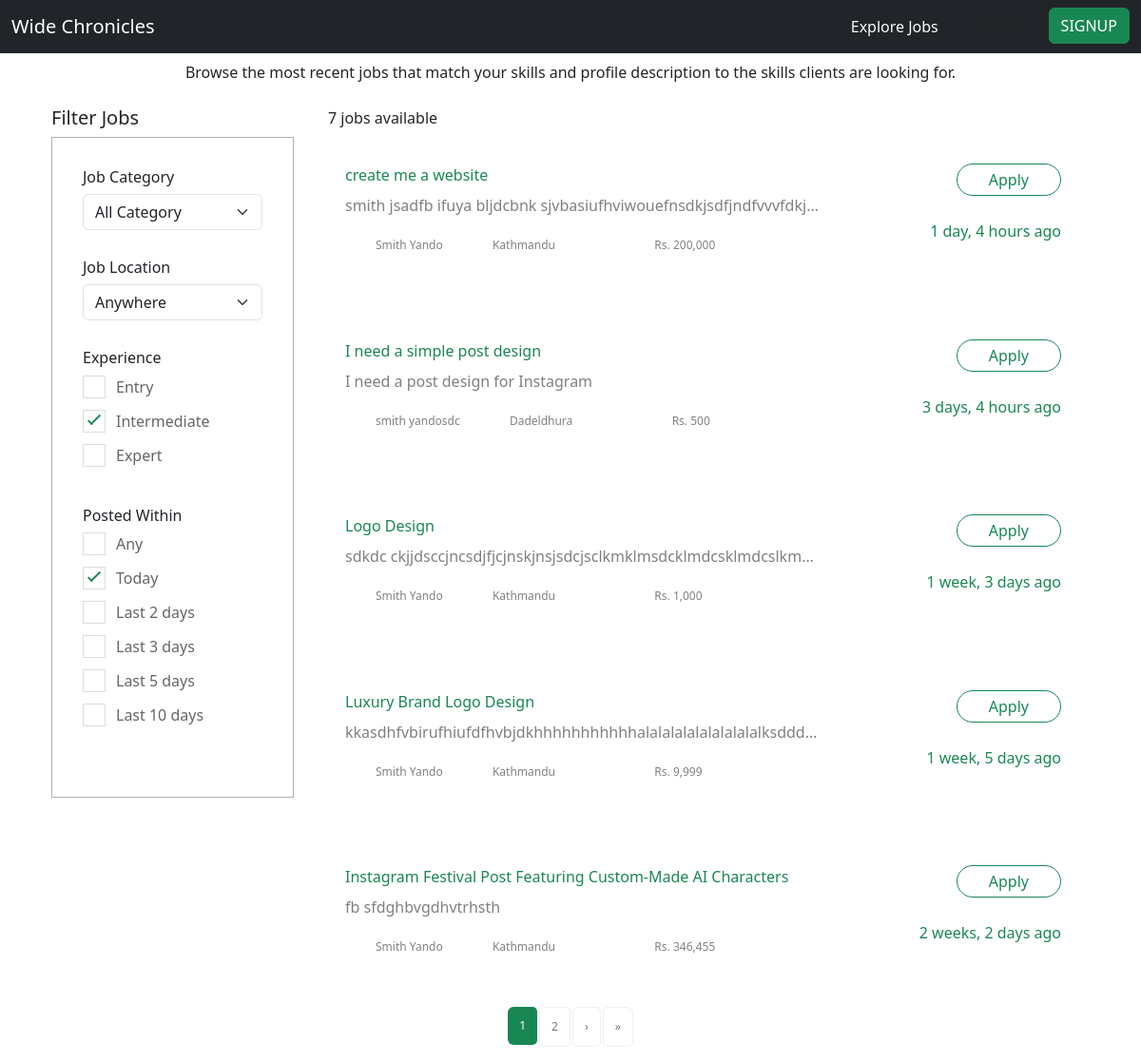
Before: /find-work/ with the older database file.
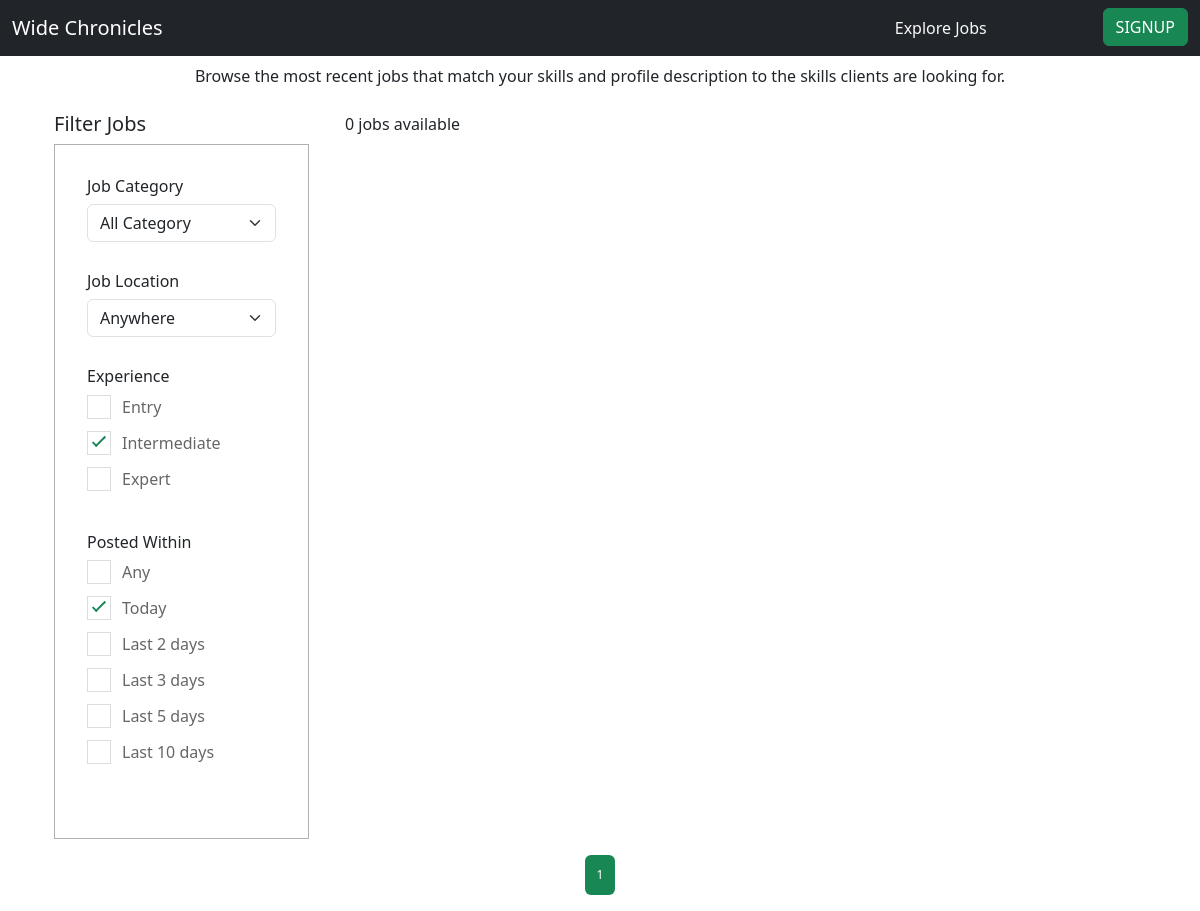
After: the same page with the newer database file.
### jobs/models.py (models this page shows, shortened)
class Job(models.Model):
    buyer = models.ForeignKey(Buyer, on_delete=models.CASCADE)
    title = models.CharField(max_length=200)
    budget = models.IntegerField()
    description = models.TextField()
    requirement = models.CharField(max_length=1000)
    timestamp = models.DateTimeField(auto_now_add=True)
    code = models.CharField(max_length=10, unique=True, blank=True)

class Buyer(models.Model):
    LOCATION_CHOICES = [
        ("Achham", "Achham"),
        ("Arghakhanchi", "Arghakhanchi"),
        ("Baglung", "Baglung"),
        ("Baitadi", "Baitadi"),
        ("Bajhang", "Bajhang"),
        ("Bajura", "Bajura"),
        ("Banke", "Banke"),
        ("Bara", "Bara"),
        ("Bardiya", "Bardiya"),
        ("Bhaktapur", "Bhaktapur"),
        ("Bhojpur", "Bhojpur"),
        ("Chitwan", "Chitwan"),
        ("Dadeldhura", "Dadeldhura"),
        ("Dailekh", "Dailekh"),
        ("Dang", "Dang"),
        ("Darchula", "Darchula"),
        ("Dhading", "Dhading"),
        ("Dhankuta", "Dhankuta"),
        ("Dhanusha", "Dhanusha"),
        ("Dolakha", "Dolakha"),
        ("Dolpa", "Dolpa"),
        ("Doti", "Doti"),
        ("Eastern Rukum", "Eastern Rukum"),
        ("Gorkha", "Gorkha"),
        ("Gulmi", "Gulmi"),
        ("Humla", "Humla"),
        ("Ilam", "Ilam"),
        ("Jajarkot", "Jajarkot"),
        ("Jhapa", "Jhapa"),
        ("Jumla", "Jumla"),
        ("Kailali", "Kailali"),
        ("Kalikot", "Kalikot"),
        ("Kanchanpur", "Kanchanpur"),
        ("Kapilvastu", "Kapilvastu"),
        ("Kaski", "Kaski"),
        ("Kathmandu", "Kathmandu"),
        ("Kavrepalanchok", "Kavrepalanchok"),
        ("Khotang", "Khotang"),
        ("Lalitpur", "Lalitpur"),
        ("Lamjung", "Lamjung"),
        ("Mahottari", "Mahottari"),
        ("Makwanpur", "Makwanpur"),
        ("Manang", "Manang"),
        ("Morang", "Morang"),
        ("Mugu", "Mugu"),
        ("Mustang", "Mustang"),
        ("Myagdi", "Myagdi"),
        ("Nawalpur", "Nawalpur"),
        ("Nuwakot", "Nuwakot"),
        ("Okhaldhunga", "Okhaldhunga"),
        ("Palpa", "Palpa"),
        ("Panchthar", "Panchthar"),
        ("Parbat", "Parbat"),
        ("Parsa", "Parsa"),
        ("Pyuthan", "Pyuthan"),
        ("Ramechhap", "Ramechhap"),
        ("Rasuwa", "Rasuwa"),
        ("Rautahat", "Rautahat"),
        ("Rolpa", "Rolpa"),
        ("Rupandehi", "Rupandehi"),
        ("Salyan", "Salyan"),
        ("Sankhuwasabha", "Sankhuwasabha"),
        ("Saptari", "Saptari"),
        ("Sarlahi", "Sarlahi"),
        ("Sindhuli", "Sindhuli"),
        ("Sindhupalchok", "Sindhupalchok"),
        ("Siraha", "Siraha"),
        ("Solukhumbu", "Solukhumbu"),
        ("Sunsari", "Sunsari"),
        ("Surkhet", "Surkhet"),
        ("Syangja", "Syangja"),
        ("Tanahun", "Tanahun"),
        ("Taplejung", "Taplejung"),
        ("Tehrathum", "Tehrathum"),
        ("Udayapur", "Udayapur"),
        ("Western Rukum", "Western Rukum"),
    ]
    owner = models.OneToOneField(User, on_delete=models.CASCADE)
    name = models.CharField(max_length=50)
    profile_pic = models.ImageField(upload_to="profile/", blank= True)
    bio = models.TextField(blank=True)
    location = models.CharField(choices=LOCATION_CHOICES, max_length=100)

### jobs/views.py (the view)
# urls.py: path('find-work/',JobListView.as_view(), name='job-list'),
class JobListView(ListView):
    model = Job
    template_name = 'jobs/job_list.html'
    context_object_name = 'jobs'
    paginate_by = 5
    def get_context_data(self, **kwargs):
        context = super().get_context_data(**kwargs)
        query = self.request.GET.get('q')
        if query:
            job_queryset = Job.objects.filter(title__icontains=query)
        else:
            job_queryset = Job.objects.all()
        context = super().get_context_data(**kwargs)
        context['speciality_choices'] = Seller.SPECIALITY_CHOICES
        context['location_choices'] = Buyer.LOCATION_CHOICES
        context['total_jobs_count'] = job_queryset.count()
        return context
    def get_queryset(self):
        query = self.request.GET.get('q')
        location = self.request.GET.get('location')
        queryset = Job.objects.all()
        if query:
            return Job.objects.filter(title__icontains=query)
        if location:
            queryset = queryset.filter(buyer__location=location)
        return queryset.order_by('-timestamp')

### jobs/templates/jobs/job_list.html (shortened to what this page needs)
{% extends 'jobs/_base.html' %}
{% load humanize %}
{% block content%}
{% load icon %}
    <div class="row text-center pb-4 pt-2">
        <div>Browse the most recent jobs that match your skills and profile description to the skills clients are looking for.</div>
    </div>
    <div class="job-listing-area pt-120 pb-120">
        <div class="container">
            <div class="row">
                <div class="col-xl-3 col-lg-3 col-md-4">
                    <div class="row">
                        <div class="col-12">
                                <h5>Filter Jobs</h5>
                        </div>
                    </div>
                    <div class="job-category-listing mb-3">
                        <div class="single-listing">
                                 <h6>Job Category</h6>
                            <div class="select-job-items2">
                                <select name="select" class="form-select">
                                    <option value="">All Category</option>
                                </select>
                            </div>
                        </div>
                        <div class="single-listing">
                            <div class="small-section-tittle2">
                                <h6>Job Location</h6>
                            </div>
                            <div class="select-job-items2">
                                <form method="GET" action="{% url 'job-list' %}">
                                    <select name="location" class="form-select" onchange="this.form.submit()">
                                        <option value="">Anywhere</option>
                                    </select>
                                </form>
                            </div>
                        </div>
                        <div class="single-listing">
                            <div class="select-Categories pt-80 pb-50">
                                <div class="small-section-tittle2">
                                    <h6>Experience</h6>
                                </div>
                                <label class="container">Entry
                                    <span class="checkmark"></span>
                                </label>
                                <label class="container">Intermediate
                                    <span class="checkmark"></span>
                                </label>
                                <label class="container">Expert
                                    <span class="checkmark"></span>
                                </label>
                            </div>
                        </div>
                        <div class="single-listing">
                            <div class="select-Categories pb-50">
                                <div class="small-section-tittle2">
                                    <h6>Posted Within</h6>
                                </div>
                                <label class="container">Any
                                    <span class="checkmark"></span>
                                </label>
                                <label class="container">Today
                                    <span class="checkmark"></span>
                                </label>
                                <label class="container">Last 2 days
                                    <span class="checkmark"></span>
                                </label>
                                <label class="container">Last 3 days
                                    <span class="checkmark"></span>
                                </label>
                                <label class="container">Last 5 days
                                    <span class="checkmark"></span>
                                </label>
                                <label class="container">Last 10 days
                                    <span class="checkmark"></span>
                                </label>
                            </div>
                        </div>
                    </div>
                </div>
                <div class="col-xl-9 col-lg-9 col-md-8">
                    <section class="featured-job-area">
                        <div class="container">
                            <div class="row">
                                <div class="col-lg-12">
                                    <div>
                                        <span class="float-start">{{ total_jobs_count }} jobs available</span>
                                    </div>
                                </div>
                            </div>
                        {% for job in jobs %}
                        <div class="row">
                            <div class="single-job-items  ">
                                <div class="job-tittle col-8 float-start text-wrap">
                                        <a href="{% url 'job-detail' job.code %}" class=" text-decoration-none">
                                            {{ job.title}}
                                        </a>
                                        <p class="text-truncate pt-2 " >{{job.description}}</p>
                                        <ul>
                                            <li> {% icon "user" %}{{ job.buyer.name}}</li>
                                            <li>{% icon "map-pin" %}{{ job.buyer.location}}</li>
                                            <li>Rs. {{job.budget|intcomma}}</li>
                                        </ul>
                                </div>
                                <div class="items-link float-end">
                                    <a href="{% url 'job-detail' job.code %}" class="text-decoration-none">Apply</a>
                                    <span>{{job.timestamp|naturaltime}}</span>
                                </div>
                            </div>
                        </div>
                        {% endfor %}
                        </div>
                    </section>
                </div>
            </div>
        </div>
    </div>
    <div class="pagination-area pb-115 text-center">
        <div class="container">
            <div class="row">
                <div class="col-12 text-center">
                    <nav aria-label="Page navigation ">
                        <ul class="pagination justify-content-center">
                            {% for num in page_obj.paginator.page_range %}
                                {% if num == page_obj.number %}
                                    <li class="page-item active" aria-current="page">
                                        <a class="page-link" href="?page={{ num }}">{{ num }}</a>
                                    </li>
                                {% elif num > page_obj.number|add:'-3' and num < page_obj.number|add:'3' %}
                                    <li class="page-item">
                                        <a class="page-link" href="?page={{ num }}">{{ num }}</a>
                                    </li>
                                {% endif %}
                            {% endfor %}
                            {% if page_obj.has_next %}
                                <li class="page-item">
                                    <a class="page-link" href="?page={{ page_obj.next_page_number }}" aria-label="Next">
                                        <span aria-hidden="true">&rsaquo;</span>
                                    </a>
                                </li>
                                <li class="page-item">
                                    <a class="page-link" href="?page={{ page_obj.paginator.num_pages }}" aria-label="Last">
                                        <span aria-hidden="true">&raquo;</span>
                                    </a>
                                </li>
                            {% endif %}
                        </ul>
                    </nav>
                </div>
            </div>
        </div>
    </div>
{% endblock content%}

Changed rows visible on the page:
removed Job: title "create me a website", description "smith jsadfb ifuya bljdcbnk sjvbasiufhviwouefnsdkjsdfjndfvvvfdkj…", buyer.name "Smith Yando", buyer.location "Kathmandu", budget "200,000", timestamp "1 day, 4 hours ago"
removed Job: title "I need a simple post design", description "I need a post design for Instagram", buyer.name "smith yandosdc", buyer.location "Dadeldhura", budget "500", timestamp "3 days, 4 hours ago"
removed Job: title "Logo Design", description "sdkdc ckjjdsccjncsdjfjcjnskjnsjsdcjsclkmklmsdcklmdcsklmdcslkm…", buyer.name "Smith Yando", buyer.location "Kathmandu", budget "1,000", timestamp "1 week, 3 days ago"
removed Job: title "Luxury Brand Logo Design", description "kkasdhfvbirufhiufdfhvbjdkhhhhhhhhhhhalalalalalalalalalalksddd…", buyer.name "Smith Yando", buyer.location "Kathmandu", budget "9,999", timestamp "1 week, 5 days ago"
removed Job: title "Instagram Festival Post Featuring Custom-Made AI Characters", description "fb sfdghbvgdhvtrhsth", buyer.name "Smith Yando", buyer.location "Kathmandu", budget "346,455", timestamp "2 weeks, 2 days ago"
Other visible differences:
{{ total_jobs_count }}: "7" → "0"
list line gone: "2"
